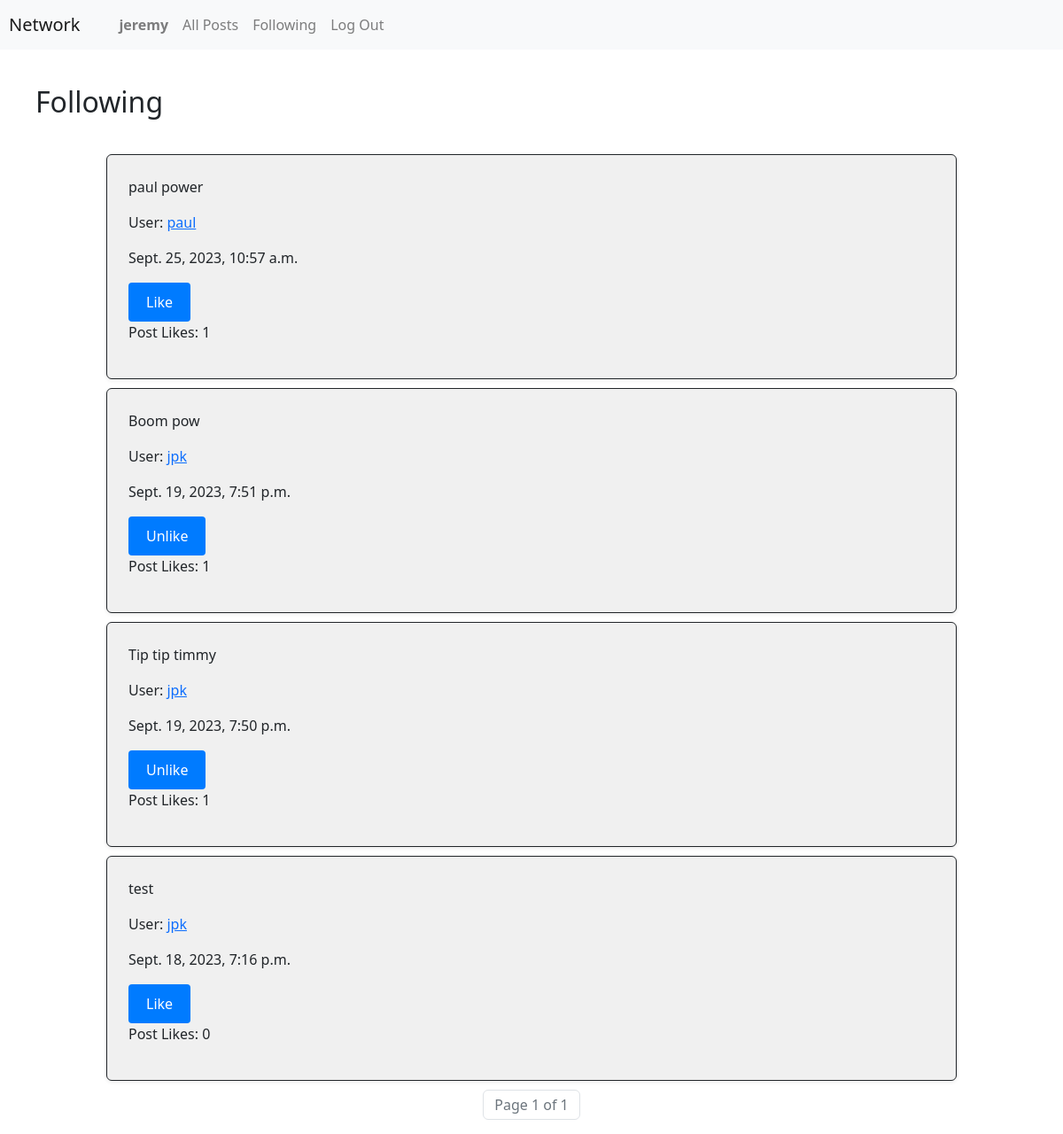
Before: /follow_page (signed in) with the older database file.
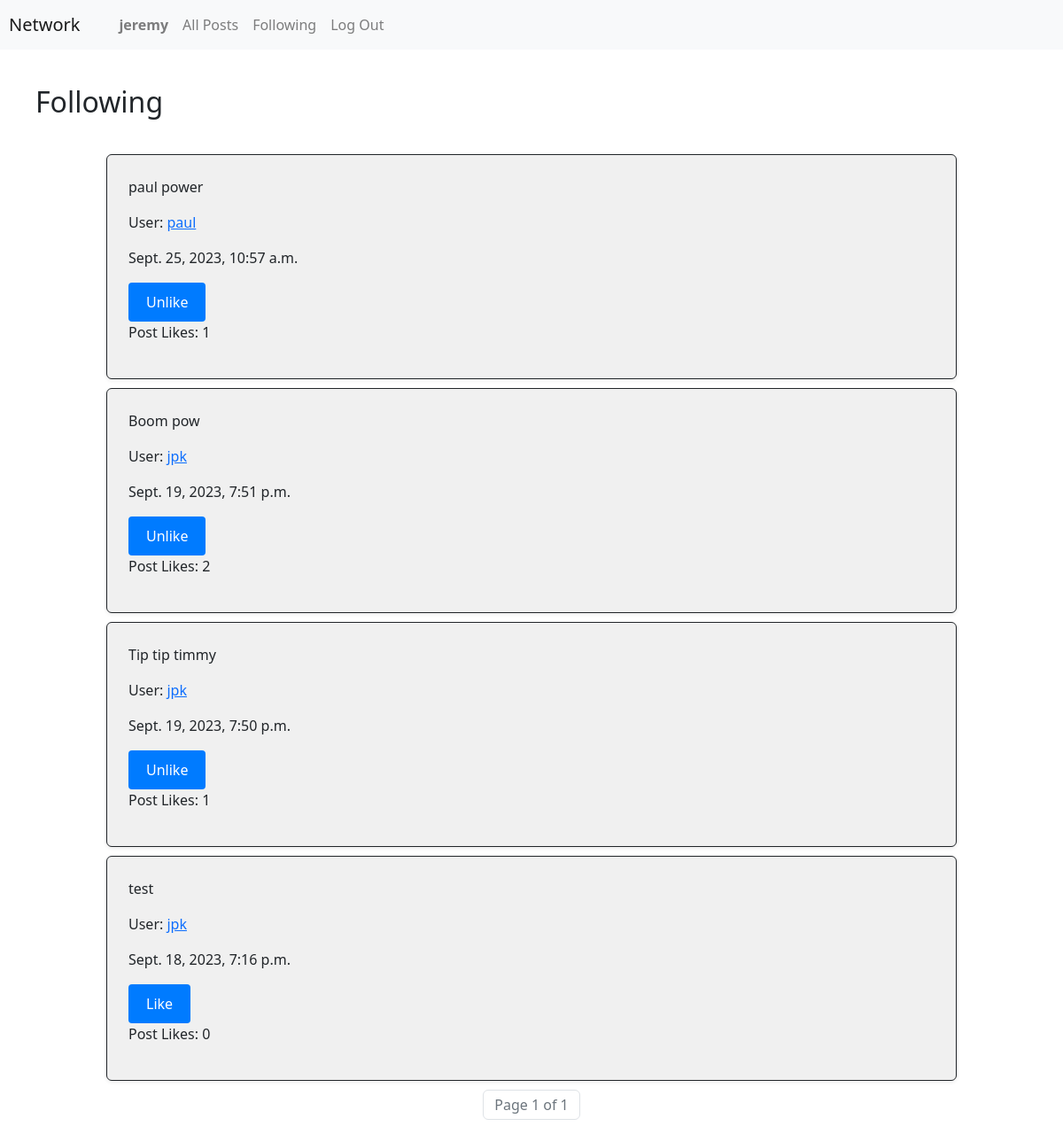
After: the same page with the newer database file.
### network/models.py (models this page shows, shortened)
class Post(models.Model):
    user = models.ForeignKey(User, on_delete=models.CASCADE)
    text = models.TextField(verbose_name="Post Text")
    timeStamp = models.DateTimeField(auto_now_add=True)
    likeCount = models.IntegerField(blank=True, null=True)

class User(AbstractUser):
    pass

### network/views.py (the view)
# urls.py: path("follow_page", views.follow_page, name="follow_page"),
@login_required
def follow_page(request):
    user = request.user
    userFollows = Follower.objects.filter(user=user)
    userFollowList = []
    for follwerId in userFollows:
        userFollowId = follwerId.userfollow
        userFollowList.append(userFollowId)
    followedUsers = User.objects.filter(id__in=userFollowList)
    allPost = Post.objects.filter(user__in=followedUsers).order_by('-timeStamp')
    paginator = Paginator(allPost, 10)
    page_number = request.GET.get('page')
    page_obj = paginator.get_page(page_number)
    has_previous_page = page_obj.has_previous
    userLikes = PostLike.objects.filter(user=request.user.id, currentLike=True)
    userLikesPostId = []
    for likes in userLikes:
            likeId = likes.post
            userLikesPostId.append(likeId)
    return render(request, "network/follow.html", {
        "allPost": allPost,
        "page_obj": page_obj,
        "has_previous_page": has_previous_page,
        "userLikes": userLikesPostId
    })
    print(followedUserPost)
    return render(request, "network/follow.html")

### network/templates/network/follow.html (shortened to what this page needs)
{% extends "network/layout.html" %}
{% load static %}
{% block body %}
    <div id="followPageHeader" style="margin: 40px;">
        <h2>Following</h2>
    </div>
    {% for post in page_obj %}
    <div id="postPage" class="border border-dark p-4 rounded shadow-sm" style="width: 80%; margin: 10px auto; background-color: #f0f0f0; padding: 10px;">
        <p>{{ post.text }}</p>
        <p>User: <a href="{% url 'user' post.user.id %}">{{ post.user.username }}</a></p>
        <p>{{ post.timeStamp }}</p>
        <button type="submit" id="postLike" class="post-like-button" data-post-id="{{ post.id }}" data-user-id="{{ post.user.id }}">
            {% if post in userLikes %}
                Unlike
            {% else %}
                Like
            {% endif %}
        </button>
        <p>Post Likes: {% if post.likeCount == None %}
                            0
                        {% else %}
                            {{ post.likeCount }}
                        {% endif %}</p>
    </div>
    {% endfor %}
    <nav aria-label="Page navigation">
        <ul class="pagination justify-content-center">
            <li class="page-item disabled">
                <span class="page-link">Page {{ page_obj.number }} of {{ page_obj.paginator.num_pages }}</span>
            </li>
        </ul>
    </nav>
{% endblock %}

Changed rows visible on the page:
computed for Post "paul power": text "Like" → "Unlike"
changed Post "Boom pow": likeCount "1" → "2"
